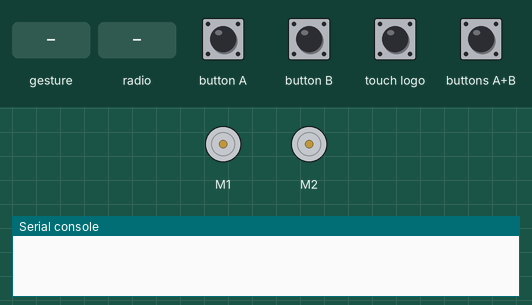
This program was run on a simulated BBC micro:bit (MakeCode). Shown: 2 × DC motor (green arrow = forward, orange = backward, longer = faster), the last lines printed to the serial console. The inputs (shaded band) are chosen by the test bench. No radio messages arrive unless stated (any console line starting 'radio sent:' is added by the test bench); a tilt is held for 1.5 s and a shake lasts 1 s, then the board lies face up again.

Above: at 1.2 s.
1.3 s: button A pressed for 0.15 s
2.9 s: button B pressed for 0.15 s
4.5 s: touch logo pressed for 0.15 s
6.1 s: buttons A+B pressed for 0.15 s
7.7 s: gesture 'shake'
9.4 s: radio message "B" arrives
At 10.2 s:
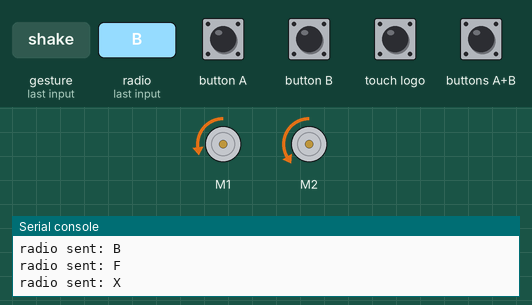
Timing chart, 0 to 11.9 s (numbered marks = the images above; inputs shaded):
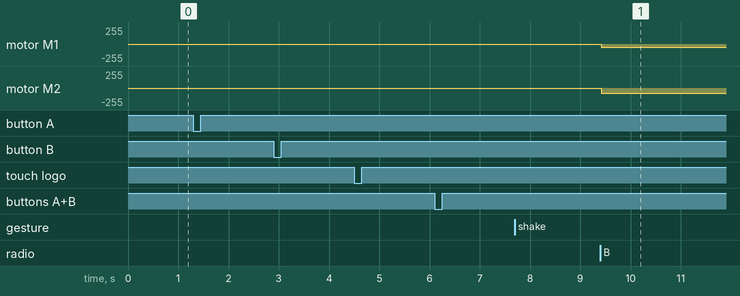

Measured:
- after the input at 9.4 s, motor M1: stopped → backward 50/255 at once; motor M2: stopped → backward 75/255 at once

The program:

main.ts
```typescript
function 좌회전 (num: number) {
    maqueen.writeLED(maqueen.LED.LEDLeft, maqueen.LEDswitch.turnOn)
    maqueen.writeLED(maqueen.LED.LEDRight, maqueen.LEDswitch.turnOff)
    maqueen.motorRun(maqueen.Motors.M1, maqueen.Dir.CCW, num)
    maqueen.motorRun(maqueen.Motors.M2, maqueen.Dir.CW, num * 1.5)
    basic.pause(500)
}
input.onLogoEvent(TouchButtonEvent.Pressed, function () {
    radio.sendString("B")
})
function 우회전 (num: number) {
    maqueen.writeLED(maqueen.LED.LEDLeft, maqueen.LEDswitch.turnOff)
    maqueen.writeLED(maqueen.LED.LEDRight, maqueen.LEDswitch.turnOn)
    maqueen.motorRun(maqueen.Motors.M1, maqueen.Dir.CW, num)
    maqueen.motorRun(maqueen.Motors.M2, maqueen.Dir.CCW, num * 1.5)
    basic.pause(500)
}
input.onButtonPressed(Button.A, function () {
    radio.sendString("L")
})
input.onGesture(Gesture.Shake, function () {
    radio.sendString("X")
})
input.onButtonPressed(Button.AB, function () {
    radio.sendString("F")
})
radio.onReceivedString(function (receivedString) {
    명령 = receivedString
})
input.onButtonPressed(Button.B, function () {
    radio.sendString("R")
})
function 후진 (num: number) {
    maqueen.motorRun(maqueen.Motors.M1, maqueen.Dir.CCW, num)
    maqueen.motorRun(maqueen.Motors.M2, maqueen.Dir.CCW, num * 1.5)
    basic.pause(500)
}
function 전진 (num: number) {
    maqueen.motorRun(maqueen.Motors.M1, maqueen.Dir.CW, num)
    maqueen.motorRun(maqueen.Motors.M2, maqueen.Dir.CW, num * 1.5)
    basic.pause(500)
}
let 명령 = ""
radio.setGroup(15)
basic.forever(function () {
    if (명령 == "L") {
        좌회전(50)
    } else if (명령 == "R") {
        우회전(50)
    } else if (명령 == "F") {
        전진(50)
    } else if (명령 == "B") {
        후진(50)
    } else if (명령 == "X") {
        maqueen.motorStop(maqueen.Motors.All)
    }
})
```

test.ts
```typescript
// 테스트는 여기로 이동합니다; 이 패키지가 확장으로 사용될 때 컴파일되지 않을 것 입니다.
```
